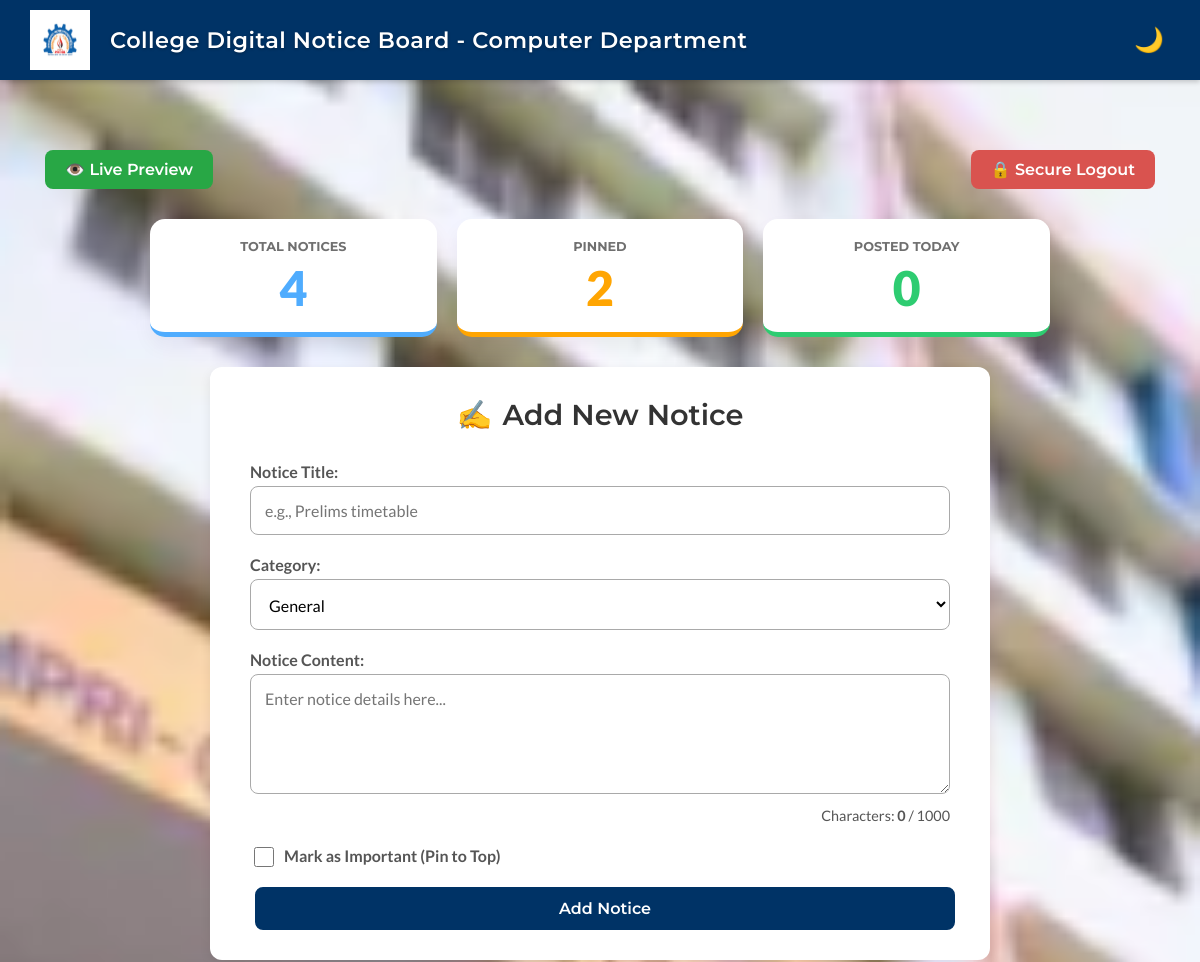
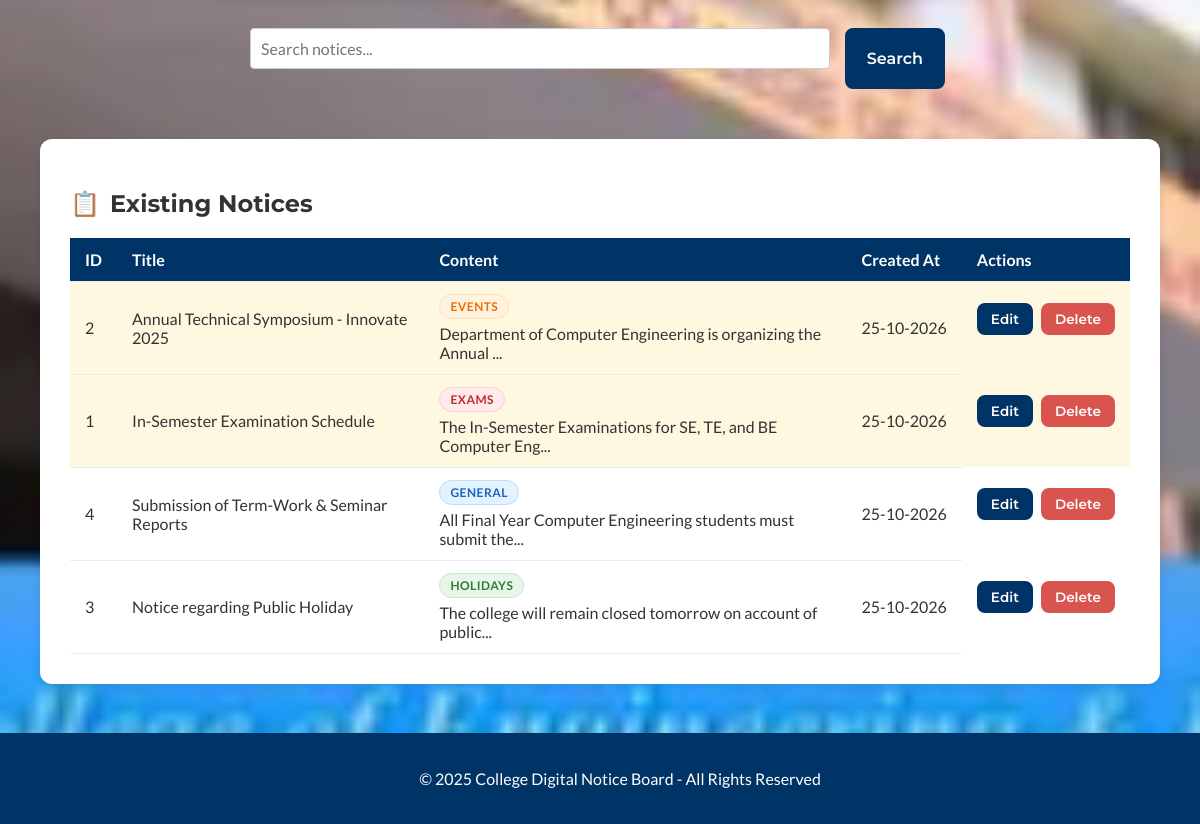
The app's page /dashboard (signed in) with its own data (2 pictures, top to bottom).
### tables this page shows
CREATE TABLE `notices` (
  `id` INT(11) NOT NULL AUTO_INCREMENT,
  `title` VARCHAR(255) NOT NULL,
  `content` TEXT NOT NULL,
  `is_pinned` TINYINT(1) NOT NULL DEFAULT 0,
  `created_at` TIMESTAMP NOT NULL DEFAULT CURRENT_TIMESTAMP,
  PRIMARY KEY (`id`)
);

### admin_dashboard.php (the view, shortened to what this page needs)
<?php
include 'config.php';
$conn = new mysqli($servername, $username, $password, $dbname, 3307);
$total_notices = $conn->query("SELECT COUNT(*) as count FROM notices")->fetch_assoc()['count'];
$total_pinned = $conn->query("SELECT COUNT(*) as count FROM notices WHERE is_pinned = 1")->fetch_assoc()['count'];
$total_today = $conn->query("SELECT COUNT(*) as count FROM notices WHERE DATE(created_at) = CURDATE()")->fetch_assoc()['count'];
?>
<!DOCTYPE html>
<html lang="en">
<head>
  <link rel="stylesheet" href="/notice/style.css">
</head>
<body>
  <header class="main-header">
    <img src="/notice/logo.png" alt="College Logo" class="logo">
    <h1>College Digital Notice Board - Computer Department</h1>
    <button id="dark-mode-toggle" title="Toggle dark mode"></button>
  </header>
  <main>
    <div class="home-button-container" style="justify-content: space-between; display: flex;">
        <a href="/notice/" target="_blank" class="btn" style="background: #28a745; border-color: #28a745; color: white;">
            👁️ Live Preview
        </a>
        <button onclick="secureLogout()" class="btn" style="background: #d9534f; border-color: #d9534f; color: white;">
            🔒 Secure Logout
        </button>
    </div>
    <div class="analytics-container">
        <div class="stat-card">
            <h3>Total Notices</h3>
            <p><?php echo $total_notices; ?></p>
        </div>
        <div class="stat-card">
            <h3>Pinned</h3>
            <p><?php echo $total_pinned; ?></p>
        </div>
        <div class="stat-card">
            <h3>Posted Today</h3>
            <p><?php echo $total_today; ?></p>
        </div>
    </div>
    <form class="form-card" action="api.php" method="POST">
      <h2>Add New Notice</h2>
      <label for="title">Notice Title:</label>
      <input type="text" id="title" name="title" placeholder="e.g., Prelims timetable" required>
      <label for="category">Category:</label>
      <select id="category" name="category">
          <option value="General">General</option>
      </select>
      <label for="message">Notice Content:</label>
      <textarea id="message" name="message" placeholder="Enter notice details here..." required></textarea>
      <div id="char-counter-container">
          Characters: <span id="char-count">0</span> / 1000
      </div>
      <div class="checkbox-container">
        <input type="checkbox" id="is_pinned" name="is_pinned" value="1">
        <label for="is_pinned">Mark as Important (Pin to Top)</label>
      </div>
      <button type="submit" class="btn btn-primary">Add Notice</button>
    </form>
    <form action="admin_dashboard.php" method="GET" style="margin-bottom: 20px; display: flex; gap: 10px; max-width: 700px; margin: 30px auto 20px;">
      <input type="text" name="search" placeholder="Search notices..." style="padding: 10px; flex: 1; border: 1px solid #ccc; border-radius: 4px;" value="<?php echo isset($_GET['search']) ? htmlspecialchars($_GET['search']) : ''; ?>">
      <button type="submit" class="btn btn-primary">Search</button>
    </form>
    <div class="notice-table-container">
        <h2>Existing Notices</h2>
        <table class="notice-table">
            <thead>
                <tr>
                    <th>ID</th>
                    <th>Title</th>
                    <th>Content</th> <th>Created At</th>
                    <th>Actions</th>
                </tr>
            </thead>
            <tbody>
                <?php
                if ($conn->connect_error) {
                    echo "<tr><td colspan='5'>Connection Failed</td></tr>";
                } else {
                    $sql = "SELECT id, title, content, created_at, is_pinned FROM notices";
                    $sql .= " ORDER BY is_pinned DESC, id DESC";
                    $result = $conn->query($sql);
                    if ($result->num_rows > 0) {
                        while ($row = $result->fetch_assoc()) {
                            $row_class = $row['is_pinned'] == 1 ? 'pinned-row' : '';
                            $full_content = $row['content'];
                            $clean_content = $full_content;
                            $cat_badge = "";
                            if (preg_match('/^\[(.*?)\]/', $full_content, $matches)) {
                                $cat_name = $matches[1];
                                $clean_content = trim(str_replace("[$cat_name]", "", $full_content));
                                $badge_color = "cat-general";
                                if (stripos($cat_name, 'Exam') !== false) $badge_color = "cat-exam";
                                if (stripos($cat_name, 'Event') !== false) $badge_color = "cat-event";
                                if (stripos($cat_name, 'Holiday') !== false) $badge_color = "cat-holiday";
                                $cat_badge = "<span class='category-badge $badge_color' style='margin-bottom: 5px;'>$cat_name</span><br>";
                            }
                            echo "<tr class='" . $row_class . "'>";
                            echo "<td>" . $row['id'] . "</td>";
                            echo "<td>" . htmlspecialchars($row['title']) . "</td>";
                            echo "<td>" . $cat_badge . htmlspecialchars(substr($clean_content, 0, 60)) . "...</td>";
                            echo "<td>" . htmlspecialchars(date('d-m-Y', strtotime($row['created_at']))) . "</td>";
                            echo "<td class='actions'>";
                            echo "<a href='edit_notice.php?id=" . $row['id'] . "' class='btn btn-primary'>Edit</a>";
                            echo "<form action='api.php' method='POST' style='display:inline;'>";
                            echo "<button type='submit' class='btn btn-delete' onclick='return confirm(\"Delete?\");'>Delete</button>";
                            echo "</form>";
                            echo "</td>";
                            echo "</tr>";
                        }
                    } else {
                        echo "<tr><td colspan='5' style='text-align:center; padding: 20px;'>No notices found.</td></tr>";
                    }
                }
                ?>
            </tbody>
        </table>
    </div>
  </main>
  <footer class="main-footer">
    <p>© 2025 College Digital Notice Board - All Rights Reserved</p>
  </footer>
</body>
</html>

### records on screen
notices: id "2", title "Annual Technical Symposium - Innovate 2025", cat_name "EVENTS", content "Department of Computer Engineering is organizing the Annual", created_at "25-10-2026"
notices: id "1", title "In-Semester Examination Schedule", cat_name "EXAMS", content "The In-Semester Examinations for SE, TE, and BE Computer Eng", created_at "25-10-2026"
notices: id "4", title "Submission of Term-Work & Seminar Reports", cat_name "GENERAL", content "All Final Year Computer Engineering students must submit the", created_at "25-10-2026"
notices: id "3", title "Notice regarding Public Holiday", cat_name "HOLIDAYS", content "The college will remain closed tomorrow on account of public", created_at "25-10-2026"

### other values on screen
$total_notices "4"
$total_pinned "2"
$total_today "0"
